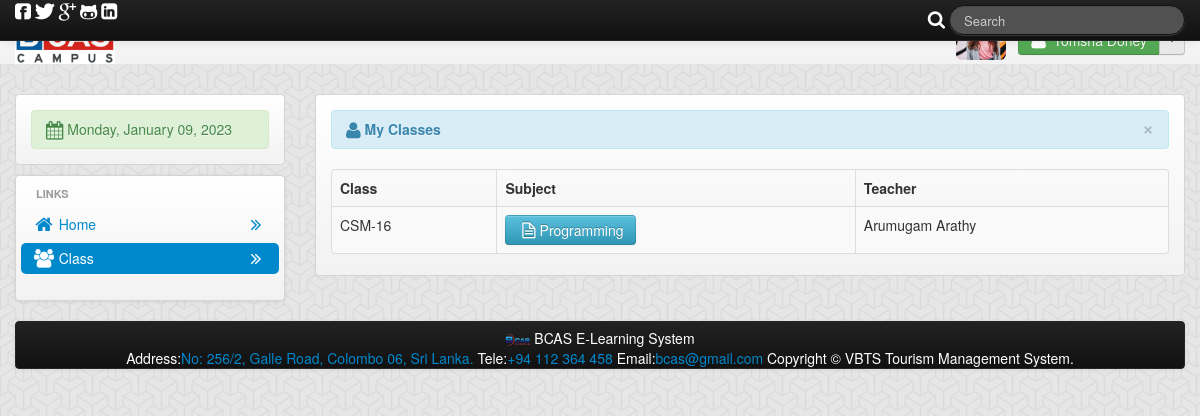
Screenshot of /student_class.php (signed in) with the database file from the repository.
### tables this page shows
CREATE TABLE `sws` (
  `sws_id` int(11) NOT NULL,
  `student_id` int(11) NOT NULL,
  `teacher_id` int(11) NOT NULL,
  `cys` varchar(100) NOT NULL,
  `subject_id` varchar(100) NOT NULL,
  `class_id` int(11) NOT NULL
);

CREATE TABLE `teacher` (
  `teacher_id` int(11) NOT NULL,
  `username` varchar(100) NOT NULL,
  `password` varchar(200) NOT NULL,
  `firstname` varchar(100) NOT NULL,
  `lastname` varchar(100) NOT NULL,
  `middlename` varchar(100) NOT NULL,
  `department` varchar(100) NOT NULL,
  `student_id` int(11) NOT NULL,
  `location` varchar(200) NOT NULL
);

### session.php (called while the page is built, shortened)
<?php
$session_id=$_SESSION['id'];
?>

### student_class.php (the view, shortened to what this page needs)
<?php
include('header.php');
include ('session.php');
?>
<body>
    <?php include('navhead_student.php'); ?>
    <div class="container">
        <div class="row-fluid">
            <div class="span3">
                <div class="hero-unit-3">
                    <div class="alert-index alert-success">
                        <i class="icon-calendar icon-large"></i>
                        <?php
                        $Today = date('y:m:d');
                        $new = date('l, F d, Y', strtotime($Today));
                        echo $new;
                        ?>
                    </div>
                </div>
                <div class="hero-unit-1">
                    <ul class="nav  nav-pills nav-stacked">
                        <li class="nav-header">Links</li>
                        <li>
                            <a href="student_home.php"><i class="icon-home icon-large"></i>&nbsp;Home
                                <div class="pull-right">
                                    <i class="icon-double-angle-right icon-large"></i>
                                </div>
                            </a>
                        </li>
                        <li class="active">
                            <a href="student_class.php"><i class="icon-group icon-large"></i>&nbsp;Class
                                <div class="pull-right">
                                    <i class="icon-double-angle-right icon-large"></i>
                                </div>
                            </a></li>
                    </ul>
                </div>
            </div>
            <div class="span9">
                <div class="hero-unit-3">
                    <table cellpadding="0" cellspacing="0" border="0" class="table table-striped table-bordered" id="example">
                        <div class="alert alert-info">
                            <button type="button" class="close" data-dismiss="alert">&times;</button>
                            <strong><i class="icon-user icon-large"></i>&nbsp;My Classes</strong>
                        </div>
                        <thead>
                            <tr>
                                <th>Class</th>
                                <th>Subject</th>
                                <th>Teacher</th>
                            </tr>
                        </thead>
                        <tbody>
                            <?php
                            $query = mysqli_query($conn,"select * from sws where  student_id='$session_id'") or die(mysqli_error());
                            while ($row = mysqli_fetch_array($query)) {
                                $class_id = $row['class_id'];
                                $teacher_id = $row['teacher_id'];
                                $teacher_query = mysqli_query($conn,"select * from teacher where teacher_id='$teacher_id'") or die(mysqli_error());
                                $teacher_row = mysqli_fetch_array($teacher_query);
                                ?>
                                <tr class="odd gradeX">
                                    <td><?php echo $row['cys']; ?></td>
                                    <td><a rel="tooltip"  title="View Class" id="v<?php echo $class_id; ?>"  href="class_student.php<?php echo '?id=' . $class_id; ?>" class="btn btn-info">&nbsp;<i class="icon-file-alt icon-large"></i>&nbsp;<?php echo $row['subject_id']; ?></a></td>
                                    <td><?php echo $teacher_row['firstname'] . " " . $teacher_row['lastname']; ?></td>
                                </tr>
<?php } ?>
                        </tbody>
                    </table>
                </div>
            </div>
        </div>
<?php include('footer.php'); ?>
    </div>
</div>
</body>
</html>

### rows the page displays
sws: cys "CSM-16", subject "Programming", teacher.firstname "Arumugam", teacher.lastname "Arathy"
